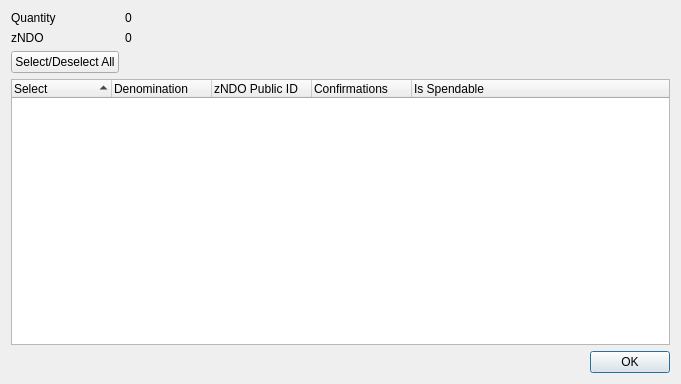
<?xml version="1.0" encoding="UTF-8"?>
<ui version="4.0">
 <class>ZNodeoControlDialog</class>
 <widget class="QDialog" name="ZNodeoControlDialog">
  <property name="geometry">
   <rect>
    <x>0</x>
    <y>0</y>
    <width>681</width>
    <height>384</height>
   </rect>
  </property>
  <property name="minimumSize">
   <size>
    <width>681</width>
    <height>384</height>
   </size>
  </property>
  <property name="windowTitle">
   <string>Select zNDO to Spend</string>
  </property>
  <layout class="QGridLayout" name="gridLayout">
   <item row="0" column="0">
    <layout class="QFormLayout" name="formLayout">
     <property name="sizeConstraint">
      <enum>QLayout::SetDefaultConstraint</enum>
     </property>
     <item row="0" column="0">
      <widget class="QLabel" name="labelQuantity">
       <property name="text">
        <string>Quantity</string>
       </property>
      </widget>
     </item>
     <item row="0" column="1">
      <widget class="QLabel" name="labelQuantity_int">
       <property name="text">
        <string>0</string>
       </property>
      </widget>
     </item>
     <item row="1" column="0">
      <widget class="QLabel" name="labelZNodeo">
       <property name="text">
        <string>zNDO</string>
       </property>
      </widget>
     </item>
     <item row="1" column="1">
      <widget class="QLabel" name="labelZNodeo_int">
       <property name="text">
        <string>0</string>
       </property>
      </widget>
     </item>
     <item row="2" column="0">
      <widget class="QPushButton" name="pushButtonAll">
       <property name="text">
        <string>Select/Deselect All</string>
       </property>
      </widget>
     </item>
    </layout>
   </item>
   <item row="1" column="0">
    <layout class="QVBoxLayout" name="verticalLayout">
     <item>
      <widget class="QTreeWidget" name="treeWidget">
       <property name="minimumSize">
        <size>
         <width>0</width>
         <height>250</height>
        </size>
       </property>
       <property name="alternatingRowColors">
        <bool>true</bool>
       </property>
       <property name="sortingEnabled">
        <bool>true</bool>
       </property>
       <property name="columnCount">
        <number>5</number>
       </property>
       <attribute name="headerDefaultSectionSize">
        <number>100</number>
       </attribute>
       <column>
        <property name="text">
         <string notr="true">Select</string>
        </property>
       </column>
       <column>
        <property name="text">
         <string notr="true">Denomination</string>
        </property>
       </column>
       <column>
        <property name="text">
         <string notr="true">zNDO Public ID</string>
        </property>
       </column>
       <column>
        <property name="text">
         <string notr="true">Confirmations</string>
        </property>
       </column>
       <column>
        <property name="text">
         <string>Is Spendable</string>
        </property>
       </column>
      </widget>
     </item>
     <item>
      <widget class="QDialogButtonBox" name="buttonBox">
       <property name="orientation">
        <enum>Qt::Horizontal</enum>
       </property>
       <property name="standardButtons">
        <set>QDialogButtonBox::Ok</set>
       </property>
      </widget>
     </item>
    </layout>
   </item>
  </layout>
 </widget>
 <resources/>
 <connections>
  <connection>
   <sender>buttonBox</sender>
   <signal>accepted()</signal>
   <receiver>ZNodeoControlDialog</receiver>
   <slot>accept()</slot>
   <hints>
    <hint type="sourcelabel">
     <x>248</x>
     <y>254</y>
    </hint>
    <hint type="destinationlabel">
     <x>157</x>
     <y>274</y>
    </hint>
   </hints>
  </connection>
  <connection>
   <sender>buttonBox</sender>
   <signal>rejected()</signal>
   <receiver>ZNodeoControlDialog</receiver>
   <slot>reject()</slot>
   <hints>
    <hint type="sourcelabel">
     <x>316</x>
     <y>260</y>
    </hint>
    <hint type="destinationlabel">
     <x>286</x>
     <y>274</y>
    </hint>
   </hints>
  </connection>
 </connections>
</ui>
